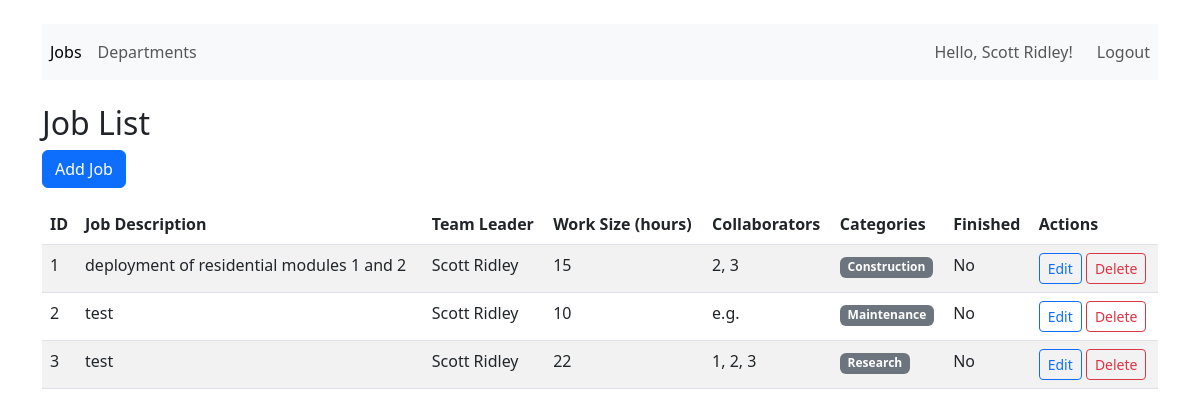
The page / (signed in) on the database its author committed.
### main.py (models this page shows, shortened)
class User(Base, UserMixin):
    __tablename__ = 'users'
    id = Column(Integer, primary_key=True, autoincrement=True)
    surname = Column(String, nullable=False)
    name = Column(String, nullable=False)
    age = Column(Integer, nullable=False)
    position = Column(String, nullable=False)
    speciality = Column(String, nullable=False)
    address = Column(String, nullable=False)
    email = Column(String, unique=True, nullable=False)
    _hashed_password = Column('hashed_password', String, nullable=False)
    modified_date = Column(DateTime, default=datetime.datetime.now)
    jobs_as_leader = relationship("Jobs", back_populates="team_leader_user")
    departments_led = relationship("Department", back_populates="chief_user")
    @property
    def full_name(self):
        return f"{self.surname} {self.name}"

class Jobs(Base):
    __tablename__ = 'jobs'
    id = Column(Integer, primary_key=True, autoincrement=True)
    team_leader = Column(Integer, ForeignKey('users.id'), nullable=False)
    job = Column(String, nullable=False)
    work_size = Column(Integer, nullable=False)
    collaborators = Column(Text, nullable=False)
    start_date = Column(DateTime, default=datetime.datetime.now)
    end_date = Column(DateTime)
    is_finished = Column(Boolean, default=False)
    team_leader_user = relationship("User", back_populates="jobs_as_leader")
    categories = relationship("Category", secondary=association_table, lazy='subquery', backref="jobs")

class Category(Base):
    __tablename__ = 'categories'
    id = Column(Integer, primary_key=True, autoincrement=True)
    name = Column(String, unique=True, nullable=False)

### app.py (the view)
@app.route('/')
def index():
    session = Session()
    jobs = session.query(Jobs).options(joinedload(Jobs.team_leader_user)).all()
    users = {u.id: u.full_name for u in session.query(User).all()}
    categories = {c.id: c.name for c in session.query(Category).all()}
    session.close()
    return render_template('index.html', jobs=jobs, users=users, categories=categories)

### app.py (called while the page is built)
@login_manager.user_loader
def load_user(user_id):
    session = Session()
    user = session.query(User).get(int(user_id))
    session.close()
    return user

### templates/index.html
{% extends "base.html" %}
{% block content %}
<h2>Job List</h2>
{% if current_user.is_authenticated %}
    <a href="{{ url_for('add_job') }}" class="btn btn-primary mb-3">Add Job</a>
{% endif %}
<table class="table table-striped">
    <thead>
        <tr>
            <th>ID</th>
            <th>Job Description</th>
            <th>Team Leader</th>
            <th>Work Size (hours)</th>
            <th>Collaborators</th>
            <th>Categories</th>
            <th>Finished</th>
            <th>Actions</th>
        </tr>
    </thead>
    <tbody>
        {% for job in jobs %}
        <tr>
            <td>{{ job.id }}</td>
            <td>{{ job.job }}</td>
            <td>{{ users.get(job.team_leader, 'N/A') }}</td>
            <td>{{ job.work_size }}</td>
            <td>{{ job.collaborators }}</td>
            <td>
                {% for category in job.categories %}
                    <span class="badge bg-secondary">{{ category.name }}</span>
                {% endfor %}
            </td>
            <td>{{ 'Yes' if job.is_finished else 'No' }}</td>
            <td>
                {% if current_user.is_authenticated %}
                    {% if job.team_leader_user == current_user or current_user.id == 1 %}
                        <a href="{{ url_for('edit_job', job_id=job.id) }}" class="btn btn-sm btn-outline-primary">Edit</a>
                        <a href="{{ url_for('delete_job', job_id=job.id) }}" class="btn btn-sm btn-outline-danger" onclick="return confirm('Are you sure you want to delete this job?')">Delete</a>
                    {% endif %}
                {% endif %}
            </td>
        </tr>
        {% endfor %}
    </tbody>
</table>
{% endblock %}

### templates/base.html (shortened to what this page needs)
<!DOCTYPE html>
<html lang="en">
<head>
    <link href="https://cdn.jsdelivr.net/npm/bootstrap@5.3.0-alpha1/dist/css/bootstrap.min.css" rel="stylesheet">
</head>
<body>
    <div class="container mt-4">
        <nav class="navbar navbar-expand-lg navbar-light bg-light mb-4">
            <div class="navbar-nav">
                <a class="nav-link active" href="{{ url_for('index') }}">Jobs</a>
                <a class="nav-link" href="{{ url_for('departments') }}">Departments</a>
            </div>
            <div class="navbar-nav ms-auto">
                {% if current_user.is_authenticated %}
                    <span class="navbar-text me-3">Hello, {{ current_user.full_name }}!</span>
                    <a class="nav-link" href="{{ url_for('logout') }}">Logout</a>
                {% else %}
                    <a class="nav-link" href="{{ url_for('login') }}">Login</a>
                    <a class="nav-link" href="{{ url_for('register') }}">Register</a>
                {% endif %}
            </div>
        </nav>
        {% block content %}{% endblock %}
    </div>
</body>
</html>

### rows shown on the page
User: full_name "Scott Ridley"
Jobs: id "1", job "deployment of residential modules 1 and 2", get "Scott Ridley", work_size "15", collaborators "2, 3", is_finished "No"
Category: name "Construction"
Jobs: id "2", job "test", get "Scott Ridley", work_size "10", collaborators "e.g.", is_finished "No"
Category: name "Maintenance"
Jobs: id "3", job "test", get "Scott Ridley", work_size "22", collaborators "1, 2, 3", is_finished "No"
Category: name "Research"
